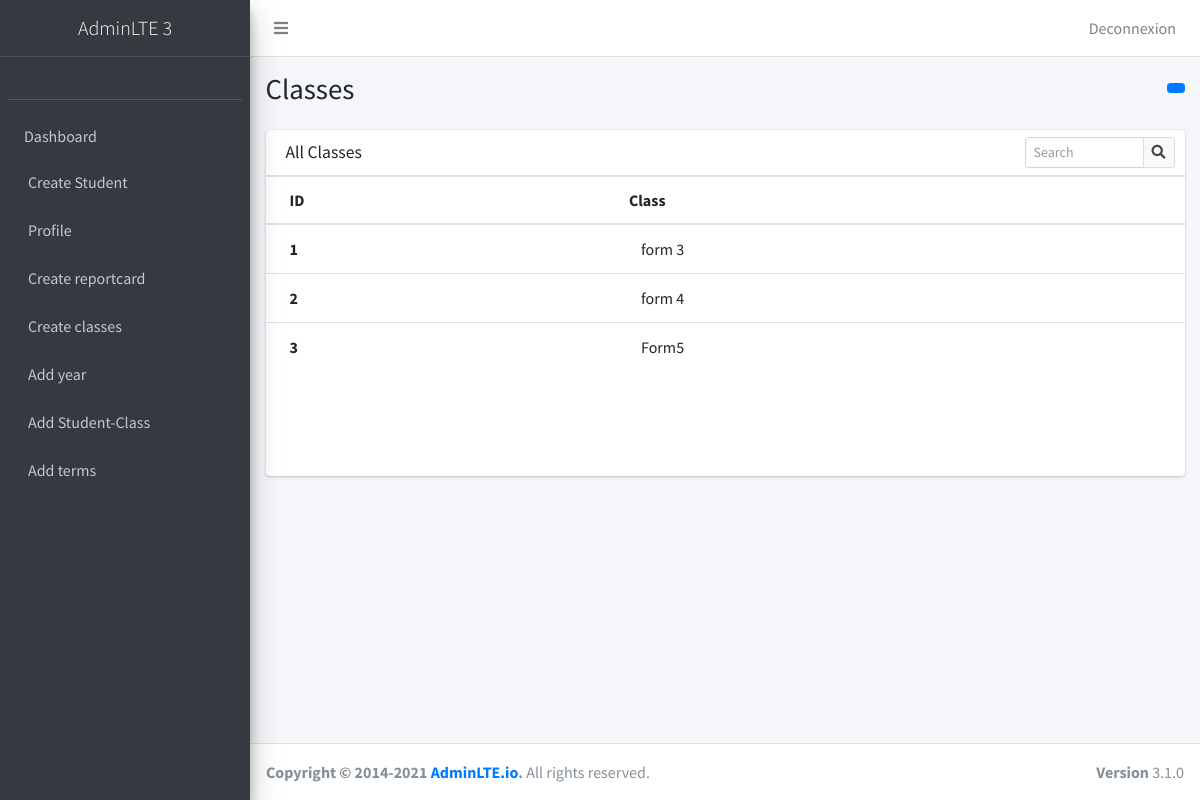
Screenshot of /viewclass with the database file from the repository.
### app/Models.py (models this page shows, shortened)
class Classes(db.Model):
    __tablename__ = 'Classes'
    id = db.Column(db.Integer,primary_key=True)
    name=db.Column(db.String)

### app/entity/extra/routes.py (the view)
@extra.route('/viewclass')
def viewclass():
    des=Classes.query.all()
    return render_template('fabien-ui/viewclass.html',legend="login",des=des)

### app/templates/fabien-ui/viewclass.html (shortened to what this page needs)
<!DOCTYPE html>
<html lang="en">
<head>
    <link rel="stylesheet" href="{{url_for('static', filename='plugins/fontawesome-free/css/all.min.css')}}">
    <link rel="stylesheet" href="https://code.ionicframework.com/ionicons/2.0.1/css/ionicons.min.css">
    <link rel="stylesheet" href="{{url_for('static', filename='plugins/tempusdominus-bootstrap-4/css/tempusdominus-bootstrap-4.min.css')}}">
    <link rel="stylesheet" href="{{url_for('static', filename='plugins/icheck-bootstrap/icheck-bootstrap.min.css')}}">
    <link rel="stylesheet" href="{{url_for('static', filename='plugins/jqvmap/jqvmap.min.css')}}">
    <link rel="stylesheet" href="{{url_for('static', filename='dist/css/adminlte.min.css')}}">
    <link rel="stylesheet" href="{{url_for('static', filename='plugins/overlayScrollbars/css/OverlayScrollbars.min.css')}}">
    <link rel="stylesheet" href="{{url_for('static', filename='plugins/daterangepicker/daterangepicker.css')}}">
    <link rel="stylesheet" href="{{url_for('static', filename='plugins/summernote/summernote-bs4.min.css')}}">
</head>
<body class="hold-transition sidebar-mini layout-fixed">
<div class="wrapper">
  <nav class="main-header navbar navbar-expand navbar-white navbar-light">
    <ul class="navbar-nav">
      <li class="nav-item">
        <a class="nav-link" data-widget="pushmenu" href="#" role="button"><i class="fas fa-bars"></i></a>
      </li>
    </ul>
    <ul class="navbar-nav ml-auto">
      <li class="nav-item">
        <a class="nav-link" href="{{url_for('users.logout')}}"  role="button">
          Deconnexion
        </a>
      </li>
    </ul>
  </nav>
  <aside class="main-sidebar sidebar-dark-primary elevation-4">
    <a href="index3.html" class="brand-link text-center">
      <span class="brand-text font-weight-light">AdminLTE 3</span>
    </a>
    <div class="sidebar">
      <div class="user-panel mt-3 pb-3 mb-3 d-flex">
        <div class="image">
        </div>
        <div class="info">
        </div>
      </div>
      <nav class="mt-2">
        <ul class="nav nav-pills nav-sidebar flex-column" data-widget="treeview" role="menu" data-accordion="false">
            <li class="nav-item">
            <a href="{{url_for('users.dashboard')}}" class="nav-link">
              <p>
                Dashboard
              </p>
            </a>
          </li>
          {% if current_user%}
          <li class="nav-item">
            <a href="{{url_for('extra.students')}}" class="nav-link">
              <p>Create Student</p>
            </a>
          </li>
          {%endif%}
          <li class="nav-item">
            <a href="{{url_for('users.dashboard')}}" class="nav-link">
              <p>Profile</p>
            </a>
          </li>
          <li class="nav-item">
            <a href="{{url_for('report.reportcard')}}" class="nav-link">
              <p>Create reportcard</p>
            </a>
          </li>
          {% if current_user%}
          <li class="nav-item">
            <a href="{{url_for('extra.classes')}}" class="nav-link">
              <p>Create classes</p>
            </a>
          </li>
          <li class="nav-item">
            <a href="{{url_for('extra.years')}}" class="nav-link">
              <p>Add year</p>
            </a>
          </li>
          <li class="nav-item">
            <a href="{{url_for('extra.insertclassyear')}}" class="nav-link">
              <p>Add Student-Class</p>
            </a>
          </li>
          <li class="nav-item">
            <a href="{{url_for('extra.terms')}}" class="nav-link">
              <p>Add terms</p>
            </a>
          </li>
          {% endif %}
        </ul>
      </nav>
    </div>
  </aside>
  <div class="content-wrapper">
    <div class="content-header">
      <div class="container-fluid">
        <div class="row mb-2">
          <div class="col-sm-6">
            <h1 class="m-0">Classes</h1>
          </div>
          <div class="col-sm-6">
            <ol class="breadcrumb float-sm-right">
              <li class="breadcrumb-item"><a class="btn btn-sm btn-primary" href=#></a></li>
            </ol>
          </div>
        </div>
      </div>
    </div>
    <section class="content">
      <div class="container-fluid">
        <div class="row">
          <div class="col-12">
            <div class="card">
              <div class="card-header">
                <h3 class="card-title">All Classes</h3>
                <div class="card-tools">
                  <div class="input-group input-group-sm" style="width: 150px;">
                    <input type="text" name="table_search" class="form-control float-right" placeholder="Search">
                    <div class="input-group-append">
                      <button type="submit" class="btn btn-default">
                        <i class="fas fa-search"></i>
                      </button>
                    </div>
                  </div>
                </div>
              </div>
              <div class="card-body table-responsive p-0" style="height: 300px;">
                <table class="table table-head-fixed text-nowrap">
                  <thead>
                    <tr>
                      <th>ID</th>
                      <th>Class</th>
                    </tr>
                  </thead>
                  <tbody>
                    {%for tarif in des %}
                    <tr>
                        <th scope="row">{{tarif.id}}</th>
                        <td>{{tarif.name}}</td>
                    </tr>
                    {%endfor%}
                  </tbody>
                </table>
              </div>
            </div>
          </div>
        </div>
        </div>
</section>
  </div>
  <footer class="main-footer">
    <strong>Copyright &copy; 2014-2021 <a href="https://adminlte.io">AdminLTE.io</a>.</strong>
    All rights reserved.
    <div class="float-right d-none d-sm-inline-block">
      <b>Version</b> 3.1.0
    </div>
  </footer>
</div>
</body>
</html>

### rows the page displays
Classes: id "1", name "form 3"
Classes: id "2", name "form 4"
Classes: id "3", name "Form5"
